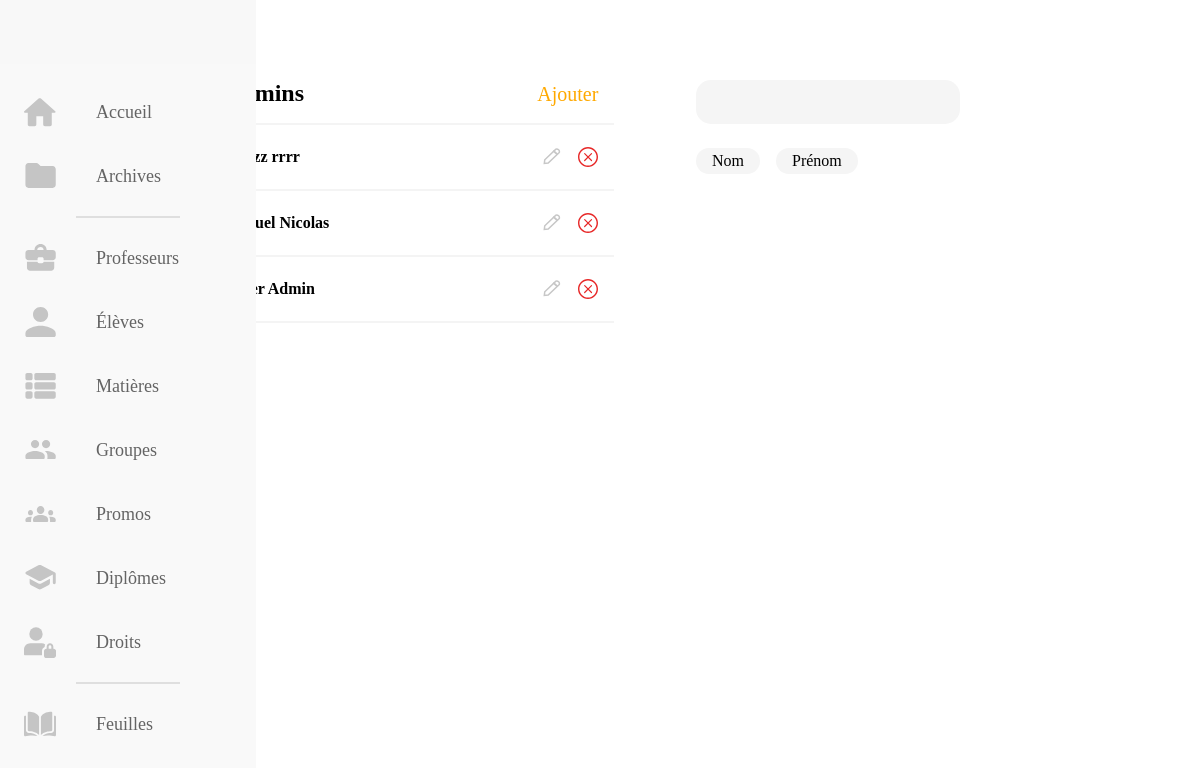
/src/asset/back-office/droits/droits.php, run on the app's committed database.
### tables this page shows
CREATE TABLE `user` (
  `idUser` int(11) NOT NULL,
  `codeUser` varchar(40) NOT NULL,
  `nomUser` varchar(40) NOT NULL,
  `prenomUser` varchar(40) NOT NULL,
  `mailUser` varchar(40) NOT NULL,
  `signatureUser` blob,
  `photoUser` varchar(255) NOT NULL,
  `isProf` tinyint(1) NOT NULL,
  `isAdmin` tinyint(1) NOT NULL,
  `isActualUser` tinyint(1) NOT NULL
);

### src/asset/back-office/droits/droits.php (the view, shortened to what this page needs)
<!DOCTYPE html>
<html lang="fr">
<head>
    <link rel="stylesheet" href="https://pro.fontawesome.com/releases/v5.15.1/css/all.css" type="text/css">
    <link rel="stylesheet" href="../../../css/profs.css">
</head>
<body>
    <?php
        include "../../client-side/connexionBDD.php";
        $stmt = $dbh->prepare("SELECT idUser, nomUser, prenomUser FROM user WHERE isActualUser = 1 AND isAdmin = 1 ORDER by nomUser");
        $donnees = $stmt->execute();
    ?>
<nav class="navbar">
    <ul class="navbar-nav">
      <li class="logo">
        <a href="#" class="nav-link">
        </a>
      </li>
      <li class="nav-item">
        <a href="../home.php" class="nav-link">
        <img src="../../../img/Icons/HomeOrange.svg" alt="">
        <span class="link-text">Accueil</span>
        </a>
      </li>
      <li class="nav-item">
        <a href="../archives.php" class="nav-link">
        <img src="../../../img/Icons/FolderOrange.svg" alt="">
        <span class="link-text">Archives</span>
        </a>
      </li>
      <hr class="separator">
      <li class="nav-item">
        <a href="../profs/profs.php" class="nav-link">
        <img src="../../../img/Icons/MaletteOrange.svg" alt="">
        <span class="link-text">Professeurs</span>
        </a>
      </li>
      <li class="nav-item">
        <a href="../eleves/eleves.php" class="nav-link">
        <img src="../../../img/Icons/UserOrange.svg" alt="">
        <span class="link-text">Élèves</span>
        </a>
      </li>
      <li class="nav-item">
        <a href="../matieres/matieres.php" class="nav-link">
        <img src="../../../img/Icons/ParamsOrange.svg" alt="">
        <span class="link-text">Matières</span>
        </a>
      </li>
      <li class="nav-item">
        <a href="../groupes/groupes.php" class="nav-link">
        <img src="../../../img/Icons/2UsersOrange.svg" alt="">
        <span class="link-text">Groupes</span>
        </a>
      </li>
      <li class="nav-item">
        <a href="../promos/promos.php" class="nav-link">
        <img src="../../../img/Icons/3UsersOranges.svg" alt="">
        <span class="link-text">Promos</span>
        </a>
      </li>
      <li class="nav-item">
        <a href="../diplomes/diplomes.php" class="nav-link">
        <img src="../../../img/Icons/DiplomeOrange.svg" alt="">
        <span class="link-text">Diplômes</span>
        </a>
      </li>
      <li class="nav-item">
        <a href="droits/droits.php" class="nav-link">
        <img src="../../../img/Icons/profile.svg" alt="">
        <span class="link-text">Droits</span>
        </a>
      </li>
      <hr class="separator">
      <li class="nav-item">
        <a href="../../../../../workshop-test" class="nav-link">
        <img src="../../../img/Icons/books.svg" alt="">
        <span class="link-text">Feuilles</span>
        </a>
      </li>
    </ul>
  </nav>
        <main>
        <div id="containerList">
          <div class="containerTools">
            <h2 class="hRole">Admins</h2>
            <a href="droits-create.php">Ajouter</a>
            <div class="filtres">
              <input class="search" placeholder="&#xF002;" />
              <div class="filtresSort">
                <span class='sort' data-sort='nomUsers' data-default-order='asc'>Nom</span>
                <span class='sort' data-sort='prenomUsers' data-default-order='asc'>Prénom</span>
              </div>
            </div>
          </div>
        <ul class="list">
        <?php
            while ($donnees = $stmt->fetch()){
        ?>
          <li class="liList">
            <div class="containerProfs">
              <span class="nomUsers"><?php echo $donnees['nomUser'] ?></span> <span class="prenomUsers"><?php echo $donnees['prenomUser'] ?></span>
            </div>
            <div class="containerActions">
              <a href="droits-create.php?action=edit&amp;id=<?php echo $donnees['idUser']?>"><img src="../../../img/Icons/Edit.svg" alt=""></a>
              <a href="#modalWindow" class="linkModal"><img src="../../../img/Icons/croixRouge.svg" alt=""></a>
            </div>
          </li>
        <?php
        }
        ?>
        </ul>
        </div>
        </main>
</body>
</html>

### src/css/profs.css (style rules this page uses)
:root { --colorText: #FFA900; --colordark : #333333; --colorGrey : #878787; --colorBarre : rgba(240, 240, 240, 0.7); --colorWhite : #FFFFFF; --colorDots : #DADADA; --colorBlack: rgba(20,20,43,1); --text-primary: #23232e; --text-secondary: #141418; --text-third: #929292; --bg-primary: #f9f9f9; --bg-secondary: #f8f8f8 ; --bg-searchBar : #F5F5F5; --jauneESADD: #FAA900; --transition-speed: 600ms; --retard: #D31818; --white: white; --colorCaseGris: #F8F8F8; --colorAnnuler: #B4B4B4; }
* { outline: none; }
body { color: black; background-color: white; margin: 0; padding: 0; font-family: 'Futura PT'; }
.navbar { position: fixed; background-color: var(--bg-primary); transition: width 600ms ease; overflow: scroll; }
.navbar-nav { list-style: none; padding: 0; margin: 0; display: flex; flex-direction: column; align-items: center; height: 100%; }
.nav-item { width: 100%; }
.nav-link { display: flex; align-items: center; height: 4rem; color: var(--text-primary); text-decoration: none; filter: grayscale(100%) opacity(0.7); transition: var(--transition-speed); }
.link-text { display: none; margin-left: 1rem; font-size: 18px; font-weight: 500; }
.nav-link svg, .nav-link img { width: 2rem; min-width: 2rem; margin: 0 1.5rem; }
.logo .nav-link { filter: none; }
.logo { font-weight: bold; text-transform: capitalize; margin-bottom: 1rem; text-align: center; color: var(--text-secondary); background: var(--bg-secondary); font-size: 1.5rem; width: 100%; }
main { display: flex; flex-direction: column; justify-content: center; }
.containerTools { display: flex; flex-direction: row; justify-content: space-between; align-items: baseline; }
.containerTools a { color: var(--colorText); text-decoration: none; font-size: 1.25rem; margin-right: 1rem; }
#containerList { text-align: left; }
h2 { margin:0; }
.list { list-style: none; padding:0; }
.liList { display: flex; flex-direction: row; justify-content: space-between; align-items: center; font-family: 'Futura PT Light'; font-weight: 600; height: 4rem; border-bottom: 1px solid var(--colorBarre); border-top: 1px solid var(--colorBarre); }
.liList:first-of-type { border-top: 2px solid var(--colorBarre); }
.liList:last-of-type { border-bottom: 2px solid var(--colorBarre); }
.containerActions { display: flex; flex-direction: row; justify-content: space-between; align-items: center; }
.containerActions a { width: 1.3rem; height: 1.3rem; }
.containerActions a:first-of-type { margin-right: 1rem; }
.containerActions a:nth-of-type(2) { margin-right: 1rem; text-decoration: none; }
.containerActions img { width: 100%; height: 100%; }
.search { background-color: var(--bg-searchBar); border: none; border-radius: 15px; width: 14.5rem; height: 0.75rem; padding: 1rem 1rem; font-family: 'Font Awesome 5 Pro', 'Futura PT'; font-size: 1rem; }
.search::placeholder { color: var(--colorGrey); }
.filtresSort span { background-color: var(--bg-searchBar); border-radius: 15px; text-align: center; }
@media all and (min-width: 601px) { .navbar { top: 0; width: 5rem; height: 100vh; } }
@media all and (min-width: 601px) { ul { padding:0 10rem; } }
@media all and (min-width: 601px) { .separator { width: 40%; box-shadow: none; border: 1px solid #DFDFDF; } }
@media all and (min-width: 601px) { main { margin-left: 14rem; padding: 5rem 0; } }
@media all and (min-width: 601px) { .containerTools, .list { width: 40%; } }
@media all and (min-width: 601px) { .filtres { position: absolute; right: 20vw; } }
@media all and (min-width: 601px) { .filtresSort { display:flex; flex-direction: row; align-items: baseline; margin-top: 1.5rem; } }
@media all and (min-width: 601px) { .filtresSort span { margin-right: 1rem; padding: 0.25rem 1rem; } }

### data on the page
user: prenomUser "rrrr"
user: prenomUser "Nicolas"
user: prenomUser "Admin"
